Frame 1 (no input): blank canvas, image omitted
Frame 60 (the mouse pressed at the canvas centre just before this capture): blank canvas, image omitted
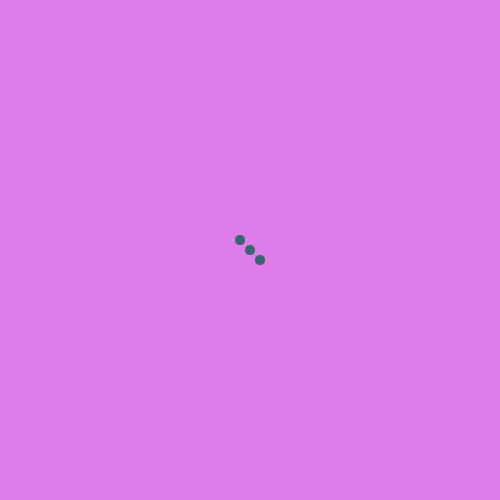
Frame 120 (the mouse held since frame 60 and released just before this capture)

The Processing sketch whose frames 1 and 60 were blank and that drew this single picture after the mouse press (run headless with seeded random() and noise(); from frame 60 on, the mouse is pressed at the canvas centre):

// Processing sketch: processing_63763
// ── processing_63763.pde

float geschw;//geschwindigkeit des cursors

void setup(){
  size(500,500);
  smooth();
  noCursor();
  background(0);
}

void draw(){
  noStroke();
  fill(random(255),random(255),random(255));
  ellipse(mouseX,mouseY,geschw*4+10,geschw*4+10);
  
  geschw = abs(pmouseX -mouseX);
  
  //wenn die linke maustaste gedrückt wird 2 zusäzliche kreise
  if(mousePressed){
    ellipse(mouseX+10,mouseY+10,geschw*4+10,geschw*4+10);
    ellipse(mouseX-10,mouseY-10,geschw*4+10,geschw*4+10);
  }
    if (keyPressed && key == ENTER){
      fill(0);
      rect(0,0,500,500);
    }  
}
